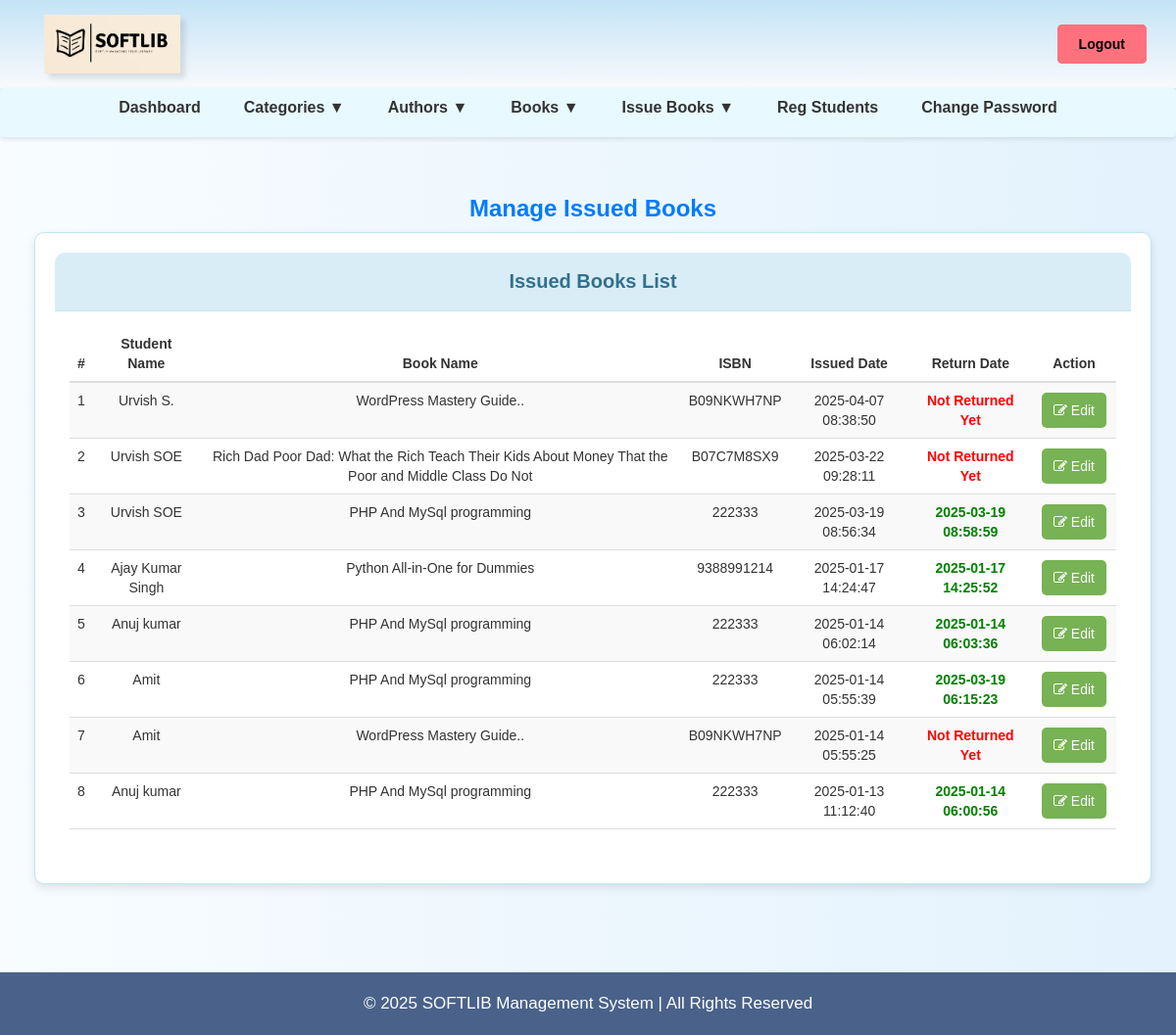
The page /admin/manage-issued-books.php (signed in) on the database as committed earlier.
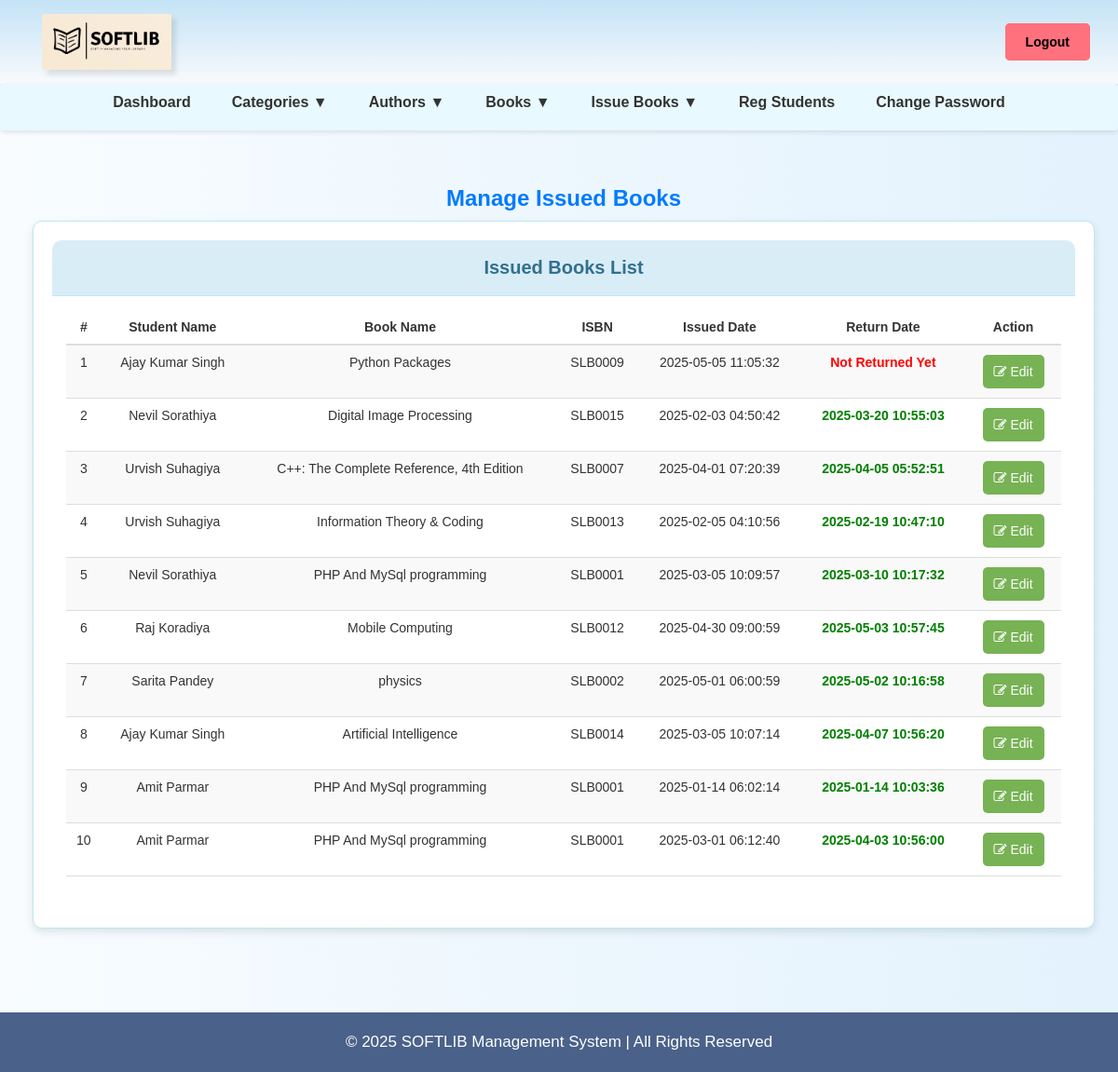
The same page on the database as committed later.
### tables this page shows
CREATE TABLE `tblissuedbookdetails` (
  `id` int(11) NOT NULL,
  `BookId` int(11) DEFAULT NULL,
  `StudentID` varchar(150) DEFAULT NULL,
  `IssuesDate` timestamp NULL DEFAULT current_timestamp(),
  `ReturnDate` timestamp NULL DEFAULT NULL ON UPDATE current_timestamp(),
  `RetrunStatus` int(1) DEFAULT NULL,
  `fine` int(11) DEFAULT NULL,
  `remark` mediumtext NOT NULL
);

CREATE TABLE `tblstudents` (
  `id` int(11) NOT NULL,
  `StudentId` varchar(100) DEFAULT NULL,
  `EnrollmentNo` varchar(20) DEFAULT NULL,
  `FullName` varchar(120) DEFAULT NULL,
  `EmailId` varchar(120) DEFAULT NULL,
  `MobileNumber` char(11) DEFAULT NULL,
  `Password` varchar(120) DEFAULT NULL,
  `Status` int(1) DEFAULT NULL,
  `RegDate` timestamp NULL DEFAULT current_timestamp(),
  `UpdationDate` timestamp NULL DEFAULT NULL ON UPDATE current_timestamp()
);

CREATE TABLE `tblbooks` (
  `id` int(11) NOT NULL,
  `BookName` varchar(255) DEFAULT NULL,
  `CatId` int(11) DEFAULT NULL,
  `AuthorId` int(11) DEFAULT NULL,
  `ISBNNumber` varchar(25) DEFAULT NULL,
  `BookPrice` decimal(10,2) DEFAULT NULL,
  `bookImage` varchar(250) NOT NULL,
  `isIssued` int(1) DEFAULT NULL,
  `RegDate` timestamp NULL DEFAULT current_timestamp(),
  `UpdationDate` timestamp NULL DEFAULT NULL ON UPDATE current_timestamp(),
  `bookQty` int(11) DEFAULT NULL
);

### admin/manage-issued-books.php (the view, shortened to what this page needs)
<?php
include('includes/config.php');
if (strlen($_SESSION['alogin']) == 0) {
    header('location:index.php');
} else {
?>
<!DOCTYPE html>
<html lang="en">
<head>
    <link href="assets/css/bootstrap.css" rel="stylesheet">
    <link href="assets/css/font-awesome.css" rel="stylesheet">
    <link href="assets/js/dataTables/dataTables.bootstrap.css" rel="stylesheet">
</head>
<body>
    <?php include('includes/header.php'); ?>
    <div class="content-wrapper">
        <div class="container">
            <h3 class="text-center" style="color: #007bff; font-weight: bold;">Manage Issued Books</h3>
            <div class="row">
                <div class="col-md-12">
                </div>
            </div>
            <div class="panel panel-info">
                <div class="panel-heading">Issued Books List</div>
                <div class="panel-body">
                    <div class="table-responsive">
                        <table class="table table-striped table-hover" id="dataTables-example">
                            <thead>
                                <tr>
                                    <th>#</th>
                                    <th>Student Name</th>
                                    <th>Book Name</th>
                                    <th>ISBN</th>
                                    <th>Issued Date</th>
                                    <th>Return Date</th>
                                    <th>Action</th>
                                </tr>
                            </thead>
                            <tbody>
                                <?php
                                $sql = "SELECT tblstudents.FullName, tblbooks.BookName, tblbooks.ISBNNumber,
                                        tblissuedbookdetails.IssuesDate, tblissuedbookdetails.ReturnDate,
                                        tblissuedbookdetails.id as rid
                                        FROM tblissuedbookdetails
                                        JOIN tblstudents ON tblstudents.StudentId = tblissuedbookdetails.StudentId
                                        JOIN tblbooks ON tblbooks.id = tblissuedbookdetails.BookId
                                        ORDER BY tblissuedbookdetails.id DESC";
                                $query = $dbh->prepare($sql);
                                $query->execute();
                                $results = $query->fetchAll(PDO::FETCH_OBJ);
                                $cnt = 1;
                                if ($query->rowCount() > 0) {
                                    foreach ($results as $result) { ?>
                                        <tr>
                                            <td><?php echo htmlentities($cnt); ?></td>
                                            <td><?php echo htmlentities($result->FullName); ?></td>
                                            <td><?php echo htmlentities($result->BookName); ?></td>
                                            <td><?php echo htmlentities($result->ISBNNumber); ?></td>
                                            <td><?php echo htmlentities($result->IssuesDate); ?></td>
                                            <td>
                                                <?php if ($result->ReturnDate == "") { ?>
                                                    <span class="status-not-returned">Not Returned Yet</span>
                                                <?php } else { ?>
                                                    <span class="status-returned"><?php echo htmlentities($result->ReturnDate); ?></span>
                                                <?php } ?>
                                            </td>
                                            <td>
                                                <a href="update-issue-bookdeails.php?rid=<?php echo htmlentities($result->rid); ?>">
                                                    <button class="btn btn-edit btn-action"><i class="fa fa-edit"></i> Edit</button>
                                                </a>
                                            </td>
                                        </tr>
                                <?php $cnt = $cnt + 1; } } ?>
                            </tbody>
                        </table>
                    </div>
                </div>
            </div>
        </div>
    </div>
    <?php include('includes/footer.php'); ?>
</body>
</html>
<?php } ?>

Rows that differ between the two databases and show on the page:
removed tblissuedbookdetails: tblstudents.FullName "Urvish S.", BookId.BookName "WordPress Mastery Guide..", BookId.ISBNNumber "B09NKWH7NP", IssuesDate "2025-04-07 08:38:50", shows "Not Returned Yet"
removed tblissuedbookdetails: tblstudents.FullName "Urvish SOE", BookId.BookName "Rich Dad Poor Dad: What the Rich Teach Their Kids About Money That the Poor and Middle Class Do Not", BookId.ISBNNumber "B07C7M8SX9", IssuesDate "2025-03-22 09:28:11", shows "Not Returned Yet"
removed tblissuedbookdetails: tblstudents.FullName "Urvish SOE", BookId.BookName "PHP And MySql programming", BookId.ISBNNumber "222333", IssuesDate "2025-03-19 08:56:34", ReturnDate "2025-03-19 08:58:59"
removed tblissuedbookdetails: tblstudents.FullName "Ajay Kumar Singh", BookId.BookName "Python All-in-One for Dummies", BookId.ISBNNumber "9388991214", IssuesDate "2025-01-17 14:24:47", ReturnDate "2025-01-17 14:25:52"
removed tblissuedbookdetails: tblstudents.FullName "Amit", BookId.BookName "PHP And MySql programming", BookId.ISBNNumber "222333", IssuesDate "2025-01-14 05:55:39", ReturnDate "2025-03-19 06:15:23"
removed tblissuedbookdetails: tblstudents.FullName "Amit", BookId.BookName "WordPress Mastery Guide..", BookId.ISBNNumber "B09NKWH7NP", IssuesDate "2025-01-14 05:55:25", shows "Not Returned Yet"
added tblissuedbookdetails: tblstudents.FullName "Ajay Kumar Singh", BookId.BookName "Python Packages", BookId.ISBNNumber "SLB0009", IssuesDate "2025-05-05 11:05:32", shows "Not Returned Yet"
added tblissuedbookdetails: tblstudents.FullName "Nevil Sorathiya", BookId.BookName "Digital Image Processing", BookId.ISBNNumber "SLB0015", IssuesDate "2025-02-03 04:50:42", ReturnDate "2025-03-20 10:55:03"
added tblissuedbookdetails: tblstudents.FullName "Urvish Suhagiya", BookId.BookName "C++: The Complete Reference, 4th Edition", BookId.ISBNNumber "SLB0007", IssuesDate "2025-04-01 07:20:39", ReturnDate "2025-04-05 05:52:51"
added tblissuedbookdetails: tblstudents.FullName "Urvish Suhagiya", BookId.BookName "Information Theory & Coding", BookId.ISBNNumber "SLB0013", IssuesDate "2025-02-05 04:10:56", ReturnDate "2025-02-19 10:47:10"
added tblissuedbookdetails: tblstudents.FullName "Nevil Sorathiya", BookId.BookName "PHP And MySql programming", BookId.ISBNNumber "SLB0001", IssuesDate "2025-03-05 10:09:57", ReturnDate "2025-03-10 10:17:32"
added tblissuedbookdetails: tblstudents.FullName "Raj Koradiya", BookId.BookName "Mobile Computing", BookId.ISBNNumber "SLB0012", IssuesDate "2025-04-30 09:00:59", ReturnDate "2025-05-03 10:57:45"
added tblissuedbookdetails: tblstudents.FullName "Sarita Pandey", BookId.BookName "physics", BookId.ISBNNumber "SLB0002", IssuesDate "2025-05-01 06:00:59", ReturnDate "2025-05-02 10:16:58"
added tblissuedbookdetails: tblstudents.FullName "Ajay Kumar Singh", BookId.BookName "Artificial Intelligence", BookId.ISBNNumber "SLB0014", IssuesDate "2025-03-05 10:07:14", ReturnDate "2025-04-07 10:56:20"
changed tblissuedbookdetails (number 9 of 10 on the later page): tblstudents.FullName "Anuj kumar" → "Amit Parmar"; BookId.ISBNNumber "222333" → "SLB0001"; ReturnDate "2025-01-14 06:03:36" → "2025-01-14 10:03:36"
changed tblissuedbookdetails (number 10 of 10 on the later page): tblstudents.FullName "Anuj kumar" → "Amit Parmar"; BookId.ISBNNumber "222333" → "SLB0001"; IssuesDate "2025-01-13 11:12:40" → "2025-03-01 06:12:40"; ReturnDate "2025-01-14 06:00:56" → "2025-04-03 10:56:00"
